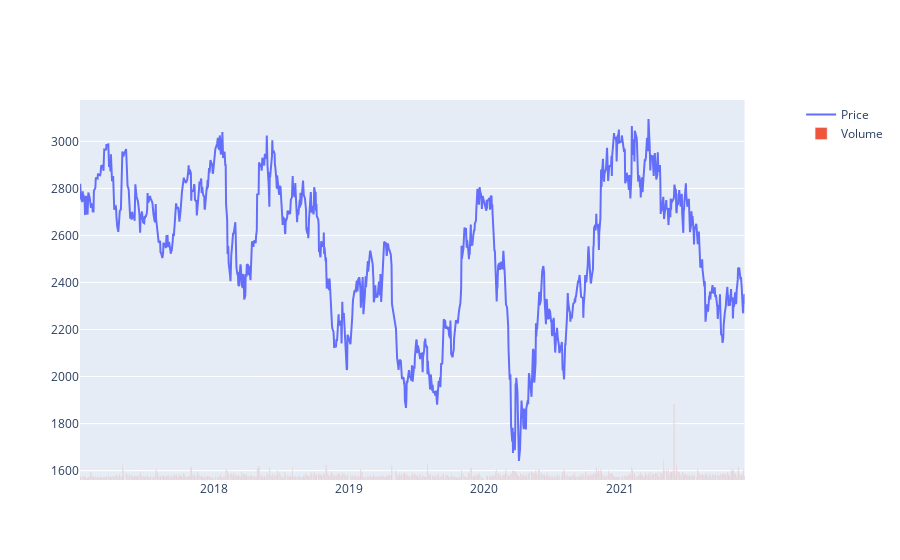

The notebook cell this image was saved under:
### Code cell
# toyoda stock - Some random stock price analysis

fig = make_subplots(specs=[[{"secondary_y": True}]])
fig.add_trace(go.Scatter(x=toyoda['Date'],y=toyoda['Close'],name='Price'),secondary_y=False)
fig.add_trace(go.Bar(x=toyoda['Date'],y=toyoda['Volume'],name='Volume'),secondary_y=True)
max_vol = toyoda['Volume'].max()
fig.update_yaxes(range=[0,max_vol*5],secondary_y=True)
fig.update_yaxes(visible=False, secondary_y=True)
fig.show()

### Figure 1 — Plotly figure (JSON) as saved in the notebook; plotly's stock layout.template omitted (floating-point values rounded to 4 significant figures; data arrays with more than 128 entries replaced by an {"elided": "..."} marker saying what was removed)
{"data": [{"name": "Price", "type": "scatter", "x": {"elided": "1202 str values"}, "xaxis": "x", "y": {"elided": "1202 int values"}, "yaxis": "y"}, {"name": "Volume", "type": "bar", "x": {"elided": "1202 str values"}, "xaxis": "x", "y": {"elided": "1202 int values"}, "yaxis": "y2"}], "layout": {"xaxis": {"anchor": "y", "domain": [0, 0.94]}, "yaxis": {"anchor": "x", "domain": [0, 1]}, "yaxis2": {"anchor": "x", "overlaying": "y", "range": [0, 31166000], "side": "right", "visible": false}}}
